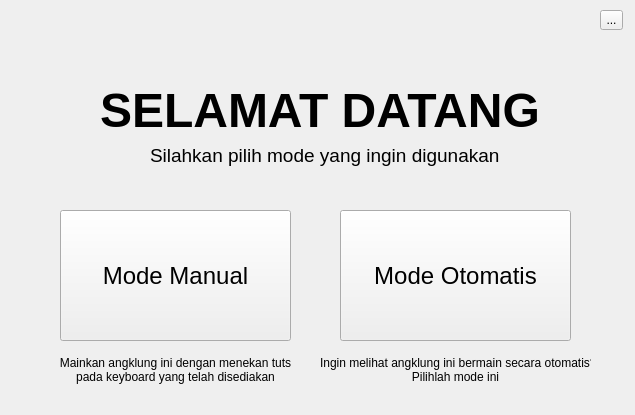
<?xml version="1.0" encoding="UTF-8"?>
<ui version="4.0">
 <class>MainWindow</class>
 <widget class="QMainWindow" name="MainWindow">
  <property name="geometry">
   <rect>
    <x>0</x>
    <y>0</y>
    <width>635</width>
    <height>415</height>
   </rect>
  </property>
  <property name="windowTitle">
   <string>MainWindow</string>
  </property>
  <widget class="QWidget" name="centralwidget">
   <widget class="QLabel" name="welcomeText">
    <property name="geometry">
     <rect>
      <x>100</x>
      <y>70</y>
      <width>451</width>
      <height>81</height>
     </rect>
    </property>
    <property name="font">
     <font>
      <pointsize>36</pointsize>
      <weight>75</weight>
      <bold>true</bold>
     </font>
    </property>
    <property name="text">
     <string>SELAMAT DATANG</string>
    </property>
   </widget>
   <widget class="QPushButton" name="modeManual">
    <property name="geometry">
     <rect>
      <x>60</x>
      <y>210</y>
      <width>231</width>
      <height>131</height>
     </rect>
    </property>
    <property name="font">
     <font>
      <pointsize>18</pointsize>
     </font>
    </property>
    <property name="text">
     <string>Mode Manual</string>
    </property>
   </widget>
   <widget class="QPushButton" name="modeOtomatis">
    <property name="geometry">
     <rect>
      <x>340</x>
      <y>210</y>
      <width>231</width>
      <height>131</height>
     </rect>
    </property>
    <property name="font">
     <font>
      <pointsize>18</pointsize>
     </font>
    </property>
    <property name="text">
     <string>Mode Otomatis</string>
    </property>
   </widget>
   <widget class="QLabel" name="manualText">
    <property name="geometry">
     <rect>
      <x>50</x>
      <y>350</y>
      <width>251</width>
      <height>41</height>
     </rect>
    </property>
    <property name="text">
     <string>&lt;html&gt;&lt;head/&gt;&lt;body&gt;&lt;p align=&quot;center&quot;&gt;Mainkan angklung ini dengan menekan tuts &lt;br/&gt;pada keyboard yang telah disediakan&lt;/p&gt;&lt;/body&gt;&lt;/html&gt;</string>
    </property>
   </widget>
   <widget class="QLabel" name="otomatisText">
    <property name="geometry">
     <rect>
      <x>320</x>
      <y>350</y>
      <width>271</width>
      <height>41</height>
     </rect>
    </property>
    <property name="text">
     <string>&lt;html&gt;&lt;head/&gt;&lt;body&gt;&lt;p align=&quot;center&quot;&gt;Ingin melihat angklung ini bermain secara otomatis? &lt;br/&gt;Pilihlah mode ini&lt;/p&gt;&lt;/body&gt;&lt;/html&gt;</string>
    </property>
   </widget>
   <widget class="QLabel" name="instructionText">
    <property name="geometry">
     <rect>
      <x>150</x>
      <y>140</y>
      <width>351</width>
      <height>31</height>
     </rect>
    </property>
    <property name="font">
     <font>
      <pointsize>14</pointsize>
     </font>
    </property>
    <property name="text">
     <string>Silahkan pilih mode yang ingin digunakan</string>
    </property>
   </widget>
   <widget class="QToolButton" name="settingsButton">
    <property name="geometry">
     <rect>
      <x>600</x>
      <y>10</y>
      <width>23</width>
      <height>20</height>
     </rect>
    </property>
    <property name="text">
     <string>...</string>
    </property>
   </widget>
  </widget>
 </widget>
 <resources/>
 <connections/>
</ui>
